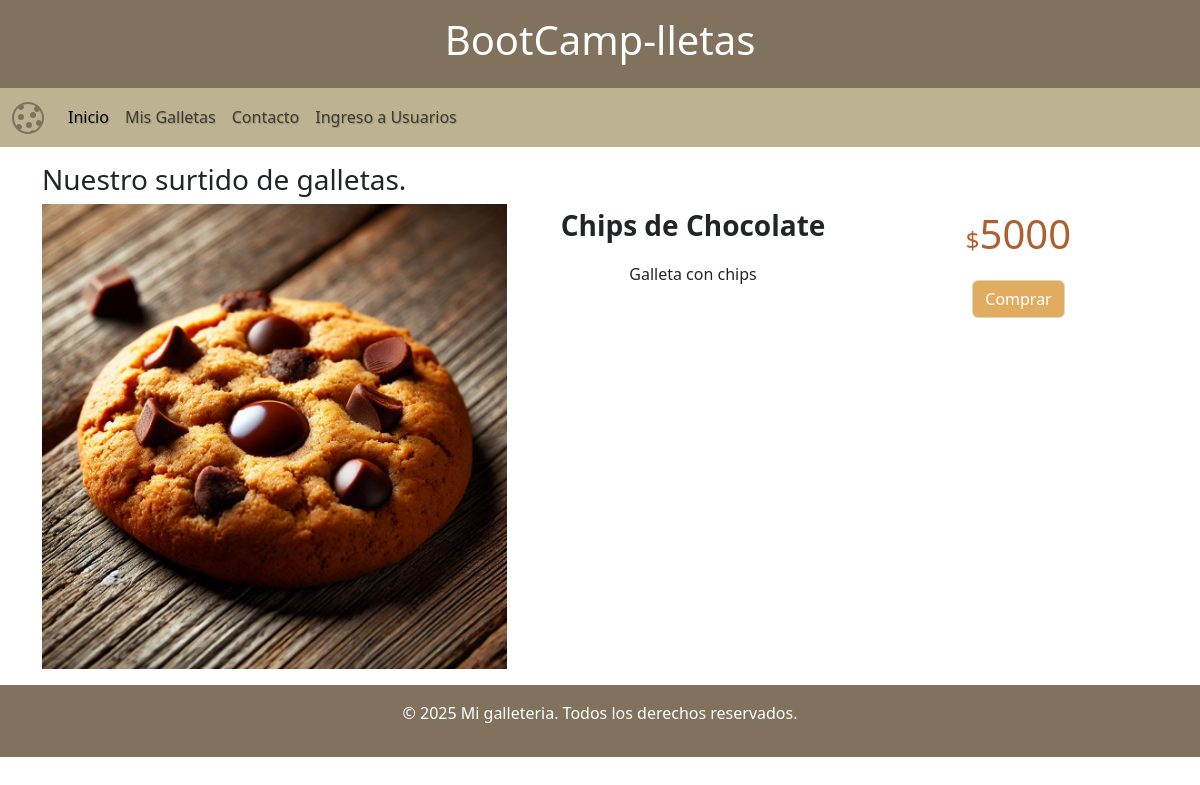
The page /galletas/1 on the database its author committed.
### models.py (models this page shows)
class Galleta(db.Model):
    id = db.Column(db.Integer, primary_key=True)
    nombre = db.Column(db.String(100), nullable=False)
    precio = db.Column(db.Float, nullable=False)
    descripcion = db.Column(db.Text, nullable=False)
    borrado = db.Column(db.Boolean, default=False)
    def get_nombre_archivo(self):
        return f"{self.id}.webp"

### app.py (the view)
@app.route("/galletas/<int:id>")
def galleta(id):
    galleta = Galleta.query.get(id)
    return render_template("galleta.html", galleta=galleta)

### templates/galleta.html
{% extends 'base.html' %}
{% block content %}
      <h3>Nuestro surtido de galletas.</h3>
      <div class="row g-0 text-center h-100">
        <div class="col-sm-5 col-md-5">
          <img src="{{ url_for('static', filename='img/galletas/' + galleta.get_nombre_archivo()) }}" class="card-img-top" alt="...">
        </div>
        <div class="col-sm-4 col-md-4">
          <p class="fs-3 fw-bold">{{ galleta.nombre }}</p>
          <p class="card-text">{{ galleta.descripcion }}</p>
        </div>
        <div class="col-sm-3 col-md-3">
          <p class="fs-1"><span class="fs-4">$</span>{{ "{0:0.0f}".format(galleta.precio) }}</p>
          <a href="#" class="btn btn-primary">Comprar</a>
        </div>
      </div>
{% endblock %}

### static/css/estilo.css (style rules this page uses)
:root { --earth-yellow: #E1AB60; --pearl: #DADAC0; --coyote: #80725C; --burnt-orange: #AE5F2D; --russet: #804b32; --khaki: #BDB392; }
.btn-primary, .text-bg-primary { background-color: var(--earth-yellow) !important; border-color: var(--pearl) !important; }
.link-primary, .link-primary:hover, .fs-1 { color: var(--burnt-orange) !important; }

### rows shown on the page
Galleta: nombre "Chips de Chocolate", descripcion "Galleta con chips", precio "5000"
